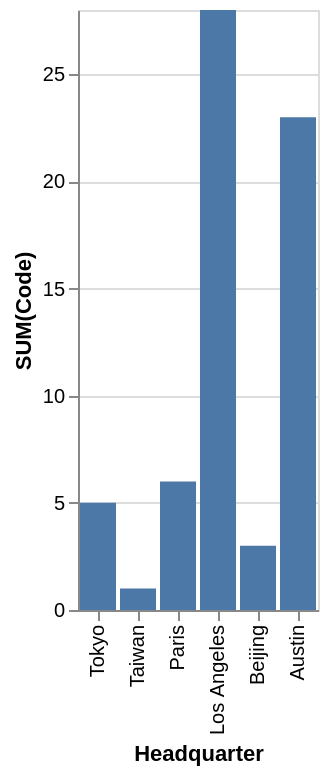

Source (Vega-Lite JSON):
### Vega-Lite specification from a JSON file in a GitHub repository (floating-point values rounded to 4 significant figures)
{"data": {"values": [{"x_data": "Tokyo", "y_data": 5}, {"x_data": "Taiwan", "y_data": 1}, {"x_data": "Paris", "y_data": 6}, {"x_data": "Los Angeles", "y_data": 28}, {"x_data": "Beijing", "y_data": 3}, {"x_data": "Austin", "y_data": 23}]}, "mark": "bar", "encoding": {"x": {"field": "x_data", "type": "nominal", "title": "Headquarter", "sort": "descending"}, "y": {"field": "y_data", "type": "quantitative", "title": "SUM(Code)"}}}
